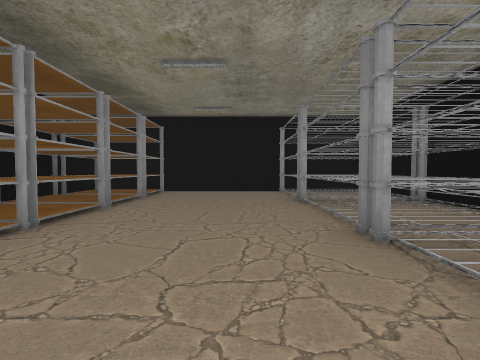
[1] (above)

17 first-person views from a walk through a scene from a Unity 3-D project. The camera is 1.3 m above the floor, tilts 2° down and sees 85° across. The floor is counted in squares, 2 m on a side. Each view is taken from the middle of a square. On the plan, view 1 faces up. The plan holds only what a view shows up to about 9 squares ahead; the rest is blank. The place goes on beyond the plan. The player is left out. Door leaves are left out, so doorways stand open. Some surface patterns are stand-ins.

[2]
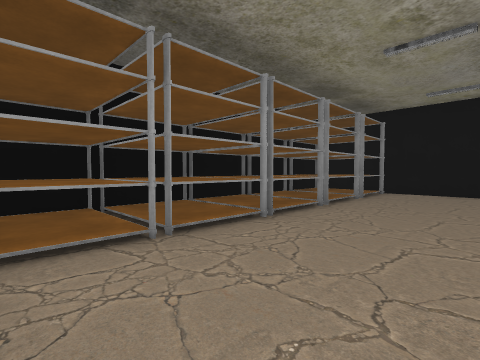

[3]
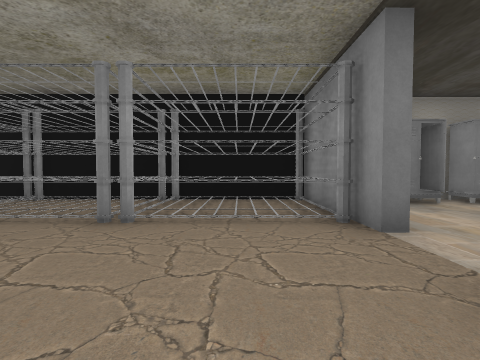

[4]
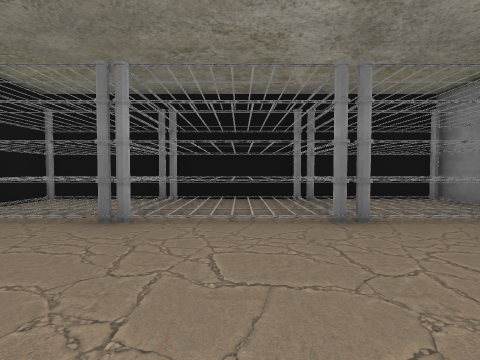

[5]
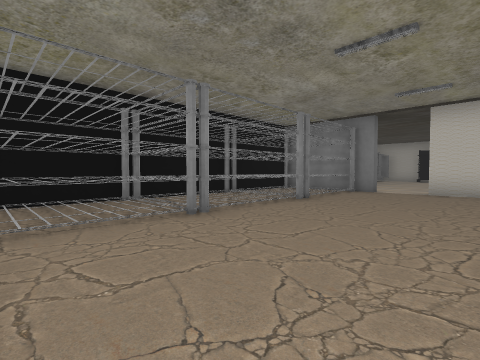

[6]
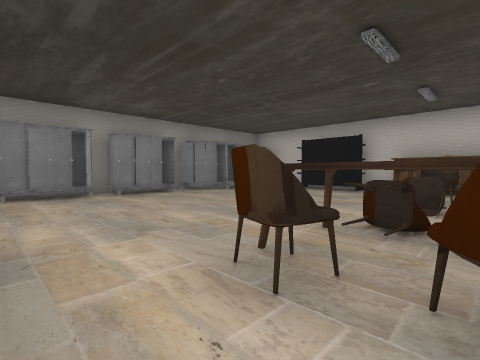

[7]
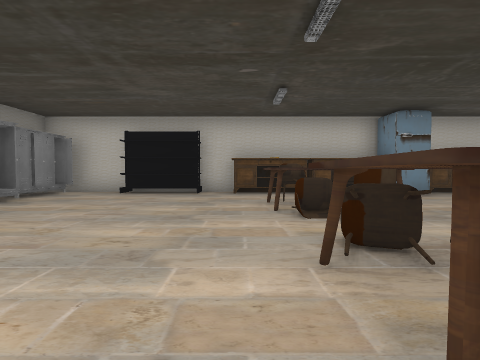

[8]
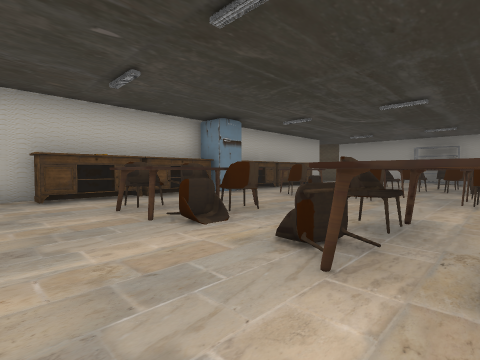

[9]
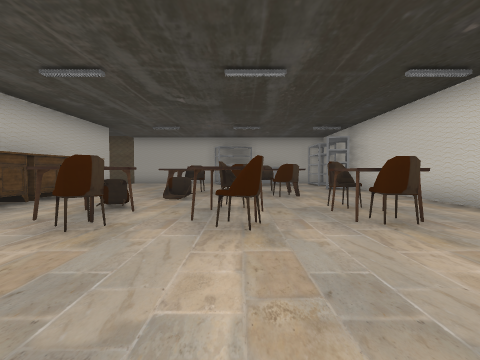

[10]
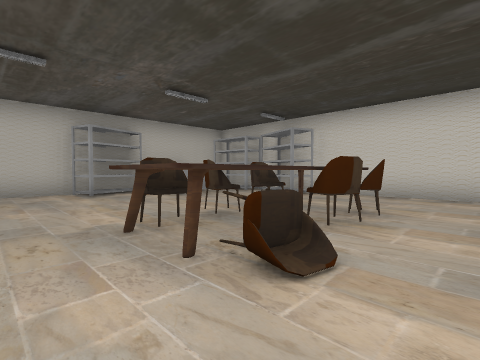

[11]
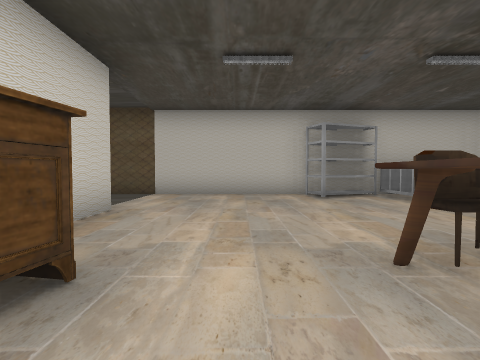

[12]
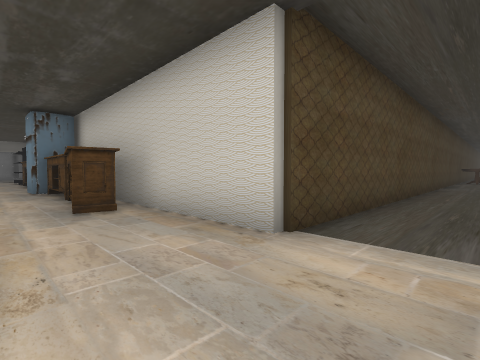

[13]
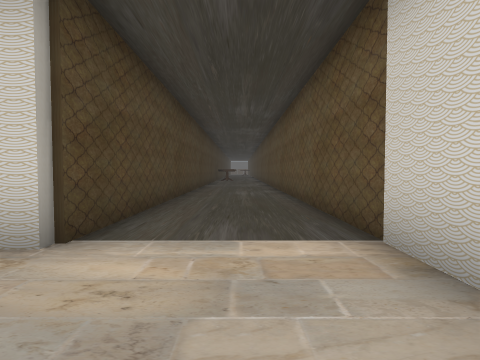

[14]
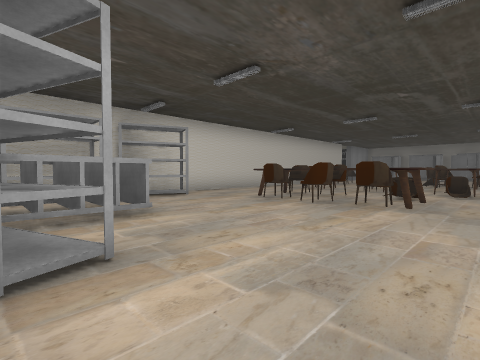

[15]
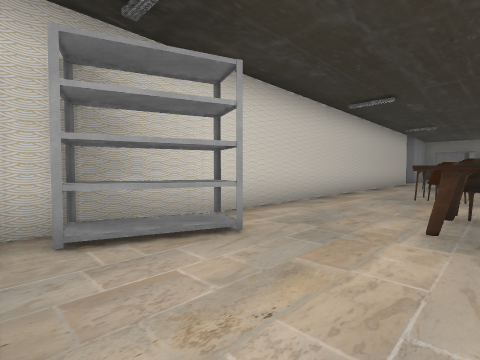

[16]
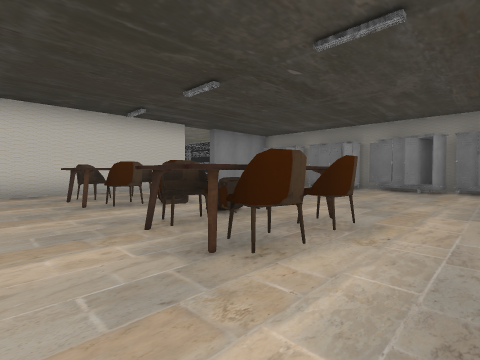

[17]
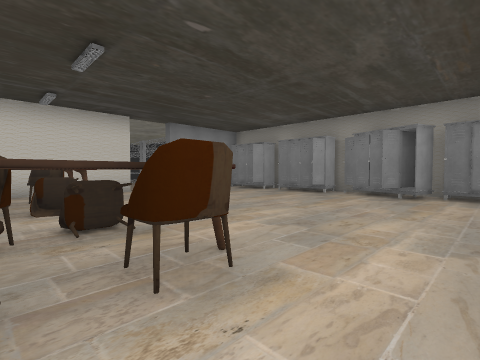

### Floor plan
Points are (right, up) in squares from view 1. A wall is a line through its corners. A room is listed if a view was taken in it or the views show most of it. See-through windows are left out.
Room 1 (views 1, 2, 3, 4, 5)
walls: (-1.6, -0.5) (-0.6, -0.5); (1.9, 8.5) (-3.1, 8.5); (3.1, -0.5) (4, -0.5) (4, 8.5) (2.1, 8.5); (-3.2, 8.5) (-4.2, 8.5); (-4.5, 8.2) (-4.5, 0.1)
ways out: opening at (-0.5, -0.7) to room 2; open door at (0, -1) to room 2
objects: other object (-4, 0) to (-2, 1); other object (-4, 2) to (-3, 3); other object (-4, 4) to (-3, 4); other object (-4, 5) to (-3, 6); other object (-4, 7) to (-3, 8); other object (1, 0) to (3, 2); other object (2, 3) to (3, 5); other object (2, 6) to (3, 8)
Room 2 (views 6, 7, 8, 9, 10, 11, 12, 13, 14, 15, 16, 17)
walls: (-6.1, -9.3) (-1.8, -9.3) (-1.8, -10.1) (-0.6, -10.1); (-5.4, -9.8) (-4.5, -9.8); (-4, -9.3) (-4, -9.8) (-1.9, -9.8); (-3.2, -9.3) (-3.2, -9.9); (-4.5, -0.8) (-16.6, -0.8); (-12.7, -1.3) (-13, -2) (-14.6, -1.4); (-0.8, -9.3) (1.2, -9.3); (-0.9, -9.6) (1.4, -9.6); (-15.1, -4.3) (-16.9, -4.3) (-16.3, -6) (-17, -6.3); (-15.2, -3.2) (-15.2, -4); (-13.9, -0.9) (-14.4, -0.8); (-15, -1.7) (-16.7, -1.7); (-0.6, -0.8) (-1.6, -0.8); (-17.3, -4) (-17.3, -17); (1.5, -10.1) (3.5, -10.1); (4, -5.9) (4, -3.1); (-14.4, -19.2) (-14.4, -10.1) (-9.9, -10.1)
ways out: opening at (-0.5, -0.7) to room 1; open door at (0, -1) to room 1
objects: other object (-12, -6); other object (-12, -5); other object (-12, -4); other object (-11, -9) to (-10, -9); other object (-11, -7) to (-11, -4); other object (-10, -6); other object (-10, -5); other object (-10, -4); other object (-9, -10) to (-8, -9); other object (-9, -7); other object (-8, -7); other object (-8, -5); other object (-8, -3); other object (-7, -9); other object (-7, -7); other object (-7, -5); other object (-7, -3); other object (-4, -8); other object (-4, -7) to (-3, -7); other object (-4, -6); other object (-4, -4); other object (-4, -3) to (-4, -2); other object (-3, -8); other object (-3, -6); other object (-3, -4); other object (-3, -3) to (-3, -2); other object (3, -9); other object (3, -7); other object (3, -5); other object (3, -3)

Where each view was taken, in squares from view 1:
view 1: 0 up, 0 right, facing up
view 2: 0 up, 0 right, facing up-left
view 3: 1 up, 2 left, facing right
view 4: 4 up, 2 left, facing right
view 5: 8 up, 2 left, facing down-right
view 6: 1 down, 4 left, facing down-right
view 7: 2 down, 2 left, facing down
view 8: 3 down, 1 left, facing down-left
view 9: 5 down, 4 left, facing left
view 10: 8 down, 9 left, facing up-left
view 11: 8 down, 10 left, facing left
view 12: 8 down, 16 left, facing down-right
view 13: 8 down, 16 left, facing down
view 14: 8 down, 17 left, facing up-right
view 15: 4 down, 15 left, facing up-right
view 16: 9 down, 6 left, facing up-right
view 17: 9 down, 4 left, facing up-right
